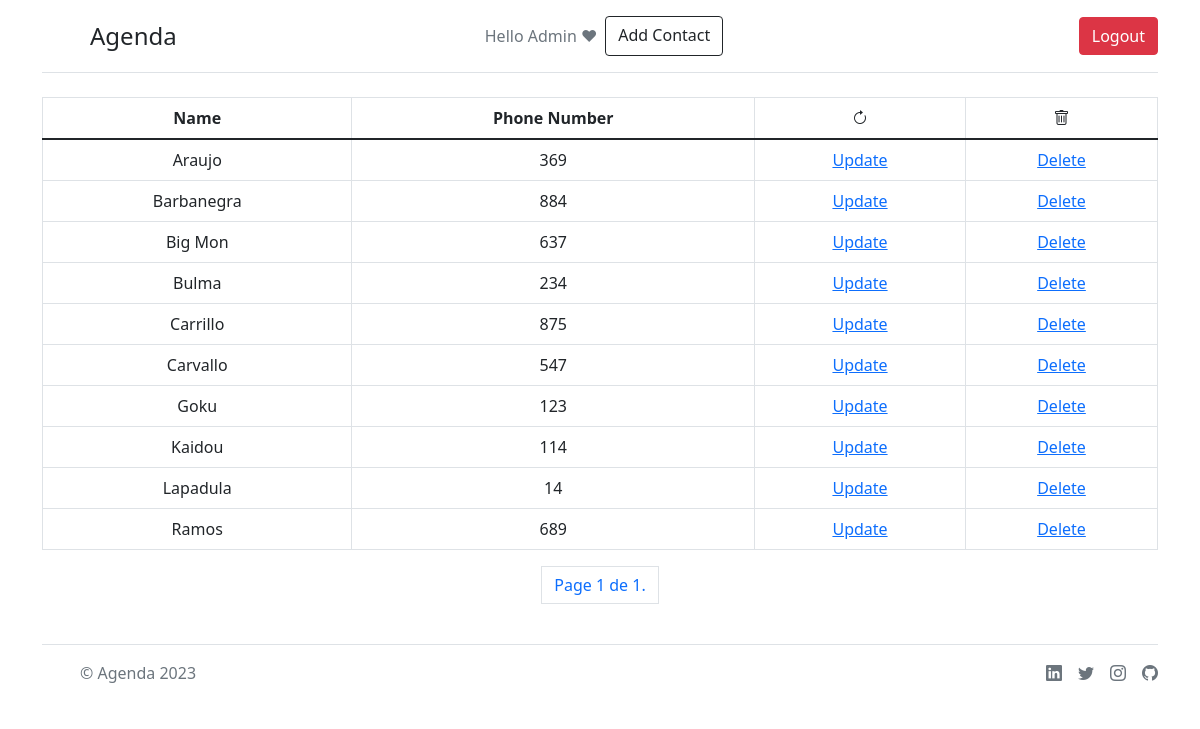
The app's page / (signed in) with its own data.
### agenda/models.py (models this page shows, shortened)
class Agenda(models.Model):
    phoneNumberRegex = RegexValidator(regex = r"^\+?1?\d{8,15}$")
    creador = models.ForeignKey(User, related_name="creador", on_delete=models.CASCADE, max_length=50)
    nombre = models.CharField(max_length=50)
    telefono = models.CharField(max_length=16, validators = [phoneNumberRegex], unique=True)
    class Meta:
        ordering = ('nombre',)
        verbose_name = "Contacto"
        verbose_name_plural = "Contactos"

### agenda/views.py (the view)
# urls.py: path('', AgendaListView.as_view(), name='home'),
class AgendaListView(ListView):
    context_object_name = 'contactos'
    template_name = 'agenda/home.html'
    paginate_by = 10
    def get_queryset(self):
        return Agenda.objects.filter(creador= self.request.user.id)

### templates/agenda/home.html
{% extends "agenda/base.html" %}
{% block main %}
{% include "agenda/portada.html" %}
{% endblock %}

### templates/agenda/base.html (shortened to what this page needs)
<!DOCTYPE html>
<html lang="es">
<head>
    <link href="https://cdn.jsdelivr.net/npm/bootstrap@5.1.3/dist/css/bootstrap.min.css" rel="stylesheet"
>
    <link rel="stylesheet" href="https://cdn.jsdelivr.net/npm/bootstrap-icons@1.7.1/font/bootstrap-icons.css">
    {% load static %}
</head>
<body>
    {% include "agenda/nav.html" %}
    {% block main %}{% endblock %}
    {% include "agenda/footer.html" %}
</body>
</html>

### templates/agenda/nav.html
<div class="container mb-3">
    <header
      class="d-flex flex-wrap align-items-center justify-content-center justify-content-md-between py-3 mb-4 border-bottom">
      <a href="/" class="d-flex align-items-center col-md-3 mb-2 mb-md-0 text-dark text-decoration-none">
        <svg class="bi me-2" width="40" height="32" role="img" aria-label="Bootstrap">
          <use xlink:href="#bootstrap" />
        </svg>
        <span class="fs-4">Agenda</span>
      </a>
      {% if user.is_authenticated %}
      <ul class="nav col-12 col-md-auto mb-2 justify-content-center mb-md-0">
        <li><a class="nav-link px-2 link-secondary">Hello {{ user.username | title }} ❤ </a></li>
        <a type="button" class="btn btn-outline-dark" href="{% url 'create' %}">Add Contact</a>
      </ul>
      <div class="col-md-3 text-end">
        <a type="button" class="btn btn-danger" href="{% url 'logout' %}">Logout</a>
      </div>
      {% else %}
      <div class="col-md-3 text-end">
        <a type="button" class="btn btn-primary" href="{% url 'login' %}">Login</a>
        <a type="button" class="btn btn-primary" href="{% url 'signup' %}">Sign Up</a>
      </div>
      {% endif %}
    </header>
  </div>

### templates/agenda/portada.html (shortened to what this page needs)
{% load static %}
{% if user.is_authenticated %}
{% block main %}
<div class="container">
    <div class="row">
        <div class="col text-center">
            <table class="table table-bordered">
                <thead>
                    <tr>
                        <th scope="col">Name</th>
                        <th scope="col">Phone Number</th>
                        <th scope="col"><i class="bi bi-arrow-clockwise"></i></th>
                        <th scope="col"><i class="bi bi-trash"></i></th>
                    </tr>
                </thead>
                <tbody>
                    {% for item in contactos %}
                    <tr>
                        <td>{{item.nombre}}</td>
                        <td>{{item.telefono}}</td>
                        <td><a href="{% url 'update' item.id %}">Update</a></td>
                        <td><a href="{% url 'delete' item.id %}">Delete</a></td>
                    </tr>
                    {% empty %}
                    <tr>
                        <td colspan="4">You don't have contacts. <a href="{% url 'create' %}">Add</a>.</td>
                    </tr>
                    {% endfor %}
                </tbody>
            </table>
            <nav aria-label="Page navigation example ">
                <ul class="pagination justify-content-center">
                    <li class="page-link active">
                        Page {{ page_obj.number }} de {{ page_obj.paginator.num_pages }}.
                    </li>
                </ul>
            </nav>
        </div>
    </div>
</div>
{% endblock %}
{% endif %}

### templates/agenda/footer.html
<div class="container">
    <footer class="d-flex flex-wrap justify-content-between align-items-center py-3 my-4 border-top">
      <div class="col-md-4 d-flex align-items-center">
        <a href="/" class="mb-3 me-2 mb-md-0 text-muted text-decoration-none lh-1">
          <svg class="bi" width="30" height="24"><use xlink:href="#bootstrap"/></svg>
        </a>
        <span class="text-muted">&copy; Agenda 2023</span>
      </div>
      <ul class="nav col-md-4 justify-content-end list-unstyled d-flex">
        <li class="ms-3"><a class="text-muted" href="https://www.linkedin.com/in/goldsanchez/" target="blank"><i class="bi bi-linkedin"></i></a></li>
        <li class="ms-3"><a class="text-muted" href="https://twitter.com/Goldsanchez" target="blank"><i class="bi bi-twitter"></i></a></li>
        <li class="ms-3"><a class="text-muted" href="https://www.instagram.com/goldsanchez/" target="blank"><i class="bi bi-instagram"></i></a></li>
        <li class="ms-3"><a class="text-muted" href="https://github.com/goldsanchez/" target="blank"><i class="bi bi-github"></i></a></li>
      </ul>
    </footer>
  </div>

### records on screen
Agenda: nombre "Araujo", telefono "369"
Agenda: nombre "Barbanegra", telefono "884"
Agenda: nombre "Big Mon", telefono "637"
Agenda: nombre "Bulma", telefono "234"
Agenda: nombre "Carrillo", telefono "875"
Agenda: nombre "Carvallo", telefono "547"
Agenda: nombre "Goku", telefono "123"
Agenda: nombre "Kaidou", telefono "114"
Agenda: nombre "Lapadula", telefono "14"
Agenda: nombre "Ramos", telefono "689"

### other values on screen
{{ user.username | title }} "Admin"
{{ page_obj.number }} "1"
{{ page_obj.paginator.num_pages }} "1"
